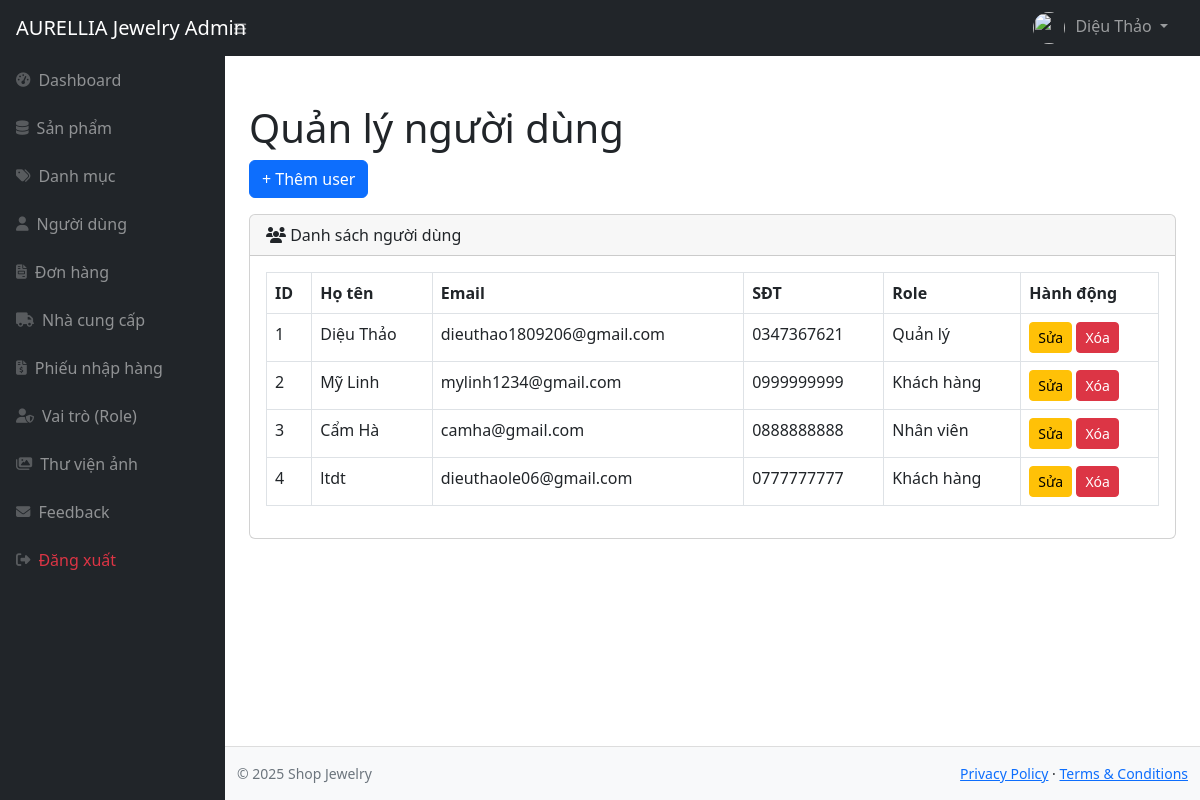
Screenshot of /admin/index.php?act=users (signed in) with the database file from the repository.
### tables this page shows
CREATE TABLE `user` (
  `id` int(11) NOT NULL,
  `fullname` varchar(255) NOT NULL,
  `email` varchar(255) NOT NULL,
  `phone_number` varchar(255) DEFAULT NULL,
  `password` varchar(255) DEFAULT NULL,
  `role_id` int(11) DEFAULT NULL,
  `created_at` date DEFAULT NULL,
  `updated_at` date DEFAULT NULL,
  `deleted` int(11) DEFAULT NULL,
  `reset_token` varchar(255) DEFAULT NULL,
  `token_expiry` datetime DEFAULT NULL
);

CREATE TABLE `role` (
  `id` int(11) NOT NULL,
  `name` varchar(255) NOT NULL,
  `isDeleted` int(11) DEFAULT NULL
);

### admin/controllers/UserController.php (called while the page is built, shortened)
<?php
require_once "models/UserModel.php";
class UserController {
    private $model;
    function __construct($db) {
        $this->model = new UserModel($db);
    }
    function index() {
        $users = $this->model->getAll();
        include "layouts/main.php";
    }
}

### admin/models/UserModel.php (called while the page is built, shortened)
<?php
class UserModel {
    public $conn;
    function __construct($db) {
        $this->conn = $db;
    }
    function getAll() {
        $sql = "SELECT u.*, r.name AS role_name
                FROM user u
                LEFT JOIN role r ON u.role_id = r.id
                WHERE u.deleted = 0";
        return $this->conn->query($sql);
    }
}

### admin/views/users/list.php (the view)
<h1 class="mt-4">Quản lý người dùng</h1>
<a href="index.php?act=user-create" class="btn btn-primary mb-3">+ Thêm user</a>
<div class="card">
    <div class="card-header">
        <i class="fas fa-users"></i> Danh sách người dùng
    </div>
    <div class="card-body">
        <table class="table table-bordered">
            <thead>
                <tr>
                    <th>ID</th>
                    <th>Họ tên</th>
                    <th>Email</th>
                    <th>SĐT</th>
                    <th>Role</th>
                    <th>Hành động</th>
                </tr>
            </thead>
            <tbody>
                <?php while ($u = $users->fetch_assoc()) { ?>
                <tr>
                    <td><?= $u['id'] ?></td>
                    <td><?= $u['fullname'] ?></td>
                    <td><?= $u['email'] ?></td>
                    <td><?= $u['phone_number'] ?></td>
                    <td><?= $u['role_name'] ?></td>
                    <td>
                        <a href="index.php?act=user-edit&id=<?= $u['id'] ?>"
                           class="btn btn-warning btn-sm">Sửa</a>
                        <a href="index.php?act=user-delete&id=<?= $u['id'] ?>"
                           class="btn btn-danger btn-sm"
                           onclick="return confirm('Xóa user này?')">Xóa</a>
                    </td>
                </tr>
                <?php } ?>
            </tbody>
        </table>
    </div>
</div>

### rows the page displays
user: id "1", fullname "Diệu Thảo", email "dieuthao1809206@gmail.com", phone_number "0347367621", role.name "Quản lý"
user: id "2", fullname "Mỹ Linh", email "mylinh1234@gmail.com", phone_number "0999999999", role.name "Khách hàng"
user: id "3", fullname "Cẩm Hà", email "camha@gmail.com", phone_number "0888888888", role.name "Nhân viên"
user: id "4", fullname "ltdt", email "dieuthaole06@gmail.com", phone_number "0777777777", role.name "Khách hàng"

### other values shown
$adminName "Diệu Thảo"
